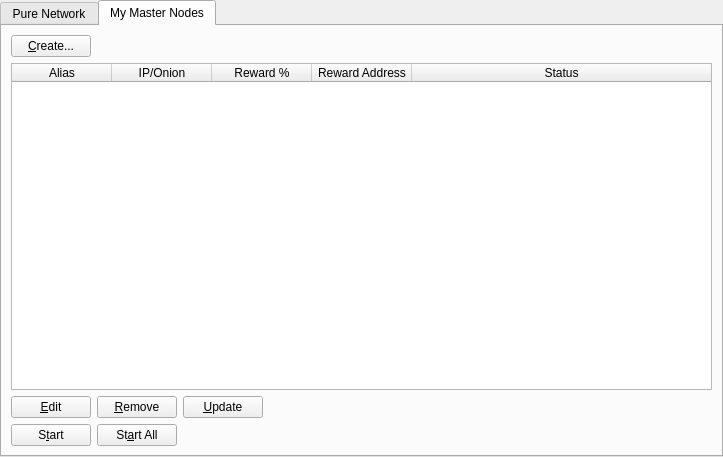
<?xml version="1.0" encoding="UTF-8"?>
<ui version="4.0">
 <class>MasternodeManager</class>
 <widget class="QWidget" name="MasternodeManager">
  <property name="geometry">
   <rect>
    <x>0</x>
    <y>0</y>
    <width>723</width>
    <height>457</height>
   </rect>
  </property>
  <property name="windowTitle">
   <string>Form</string>
  </property>
  <layout class="QVBoxLayout" name="topLayout">
   <property name="leftMargin">
    <number>0</number>
   </property>
   <property name="topMargin">
    <number>0</number>
   </property>
   <property name="rightMargin">
    <number>0</number>
   </property>
   <property name="bottomMargin">
    <number>0</number>
   </property>
   <item>
    <layout class="QVBoxLayout" name="verticalLayout">
     <property name="bottomMargin">
      <number>0</number>
     </property>
     <item>
      <widget class="QTabWidget" name="tabWidget">
       <property name="currentIndex">
        <number>1</number>
       </property>
       <widget class="QWidget" name="tab">
        <attribute name="title">
         <string>Pure Network</string>
        </attribute>
        <layout class="QGridLayout" name="gridLayout">
         <item row="1" column="0">
          <widget class="QTableWidget" name="tableWidgetMasternodes">
           <property name="editTriggers">
            <set>QAbstractItemView::NoEditTriggers</set>
           </property>
           <property name="alternatingRowColors">
            <bool>true</bool>
           </property>
           <property name="selectionBehavior">
            <enum>QAbstractItemView::SelectRows</enum>
           </property>
           <property name="sortingEnabled">
            <bool>true</bool>
           </property>
           <attribute name="horizontalHeaderStretchLastSection">
            <bool>true</bool>
           </attribute>
           <column>
            <property name="text">
             <string>Address</string>
            </property>
           </column>
           <column>
            <property name="text">
             <string>Protocol</string>
            </property>
           </column>
           <column>
            <property name="text">
             <string>Active</string>
            </property>
           </column>
           <column>
            <property name="text">
             <string>Active (secs)</string>
            </property>
           </column>
           <column>
            <property name="text">
             <string>Last Seen</string>
            </property>
           </column>
           <column>
            <property name="text">
             <string>Pubkey</string>
            </property>
           </column>
          </widget>
         </item>
         <item row="0" column="0">
          <layout class="QHBoxLayout" name="horizontalLayout_3">
           <property name="bottomMargin">
            <number>0</number>
           </property>
           <item>
            <widget class="QLabel" name="label_2">
             <property name="text">
              <string>Pure Node Count:</string>
             </property>
            </widget>
           </item>
           <item>
            <widget class="QLabel" name="countLabel">
             <property name="text">
              <string>0</string>
             </property>
            </widget>
           </item>
           <item>
            <spacer name="horizontalSpacer_3">
             <property name="orientation">
              <enum>Qt::Horizontal</enum>
             </property>
             <property name="sizeHint" stdset="0">
              <size>
               <width>40</width>
               <height>20</height>
              </size>
             </property>
            </spacer>
           </item>
          </layout>
         </item>
        </layout>
       </widget>
       <widget class="QWidget" name="tab_2">
        <attribute name="title">
         <string>My Master Nodes</string>
        </attribute>
        <layout class="QGridLayout" name="gridLayout_2">
         <item row="0" column="0">
          <layout class="QVBoxLayout" name="verticalLayout_2">
           <property name="bottomMargin">
            <number>0</number>
           </property>
           <item>
            <layout class="QHBoxLayout" name="horizontalLayout">
             <item>
              <widget class="QPushButton" name="createButton">
               <property name="text">
                <string>&amp;Create...</string>
               </property>
              </widget>
             </item>
             <item>
              <spacer name="horizontalSpacer">
               <property name="orientation">
                <enum>Qt::Horizontal</enum>
               </property>
               <property name="sizeHint" stdset="0">
                <size>
                 <width>40</width>
                 <height>20</height>
                </size>
               </property>
              </spacer>
             </item>
            </layout>
           </item>
           <item>
            <widget class="QTableWidget" name="tableWidget_2">
             <property name="minimumSize">
              <size>
               <width>695</width>
               <height>0</height>
              </size>
             </property>
             <property name="editTriggers">
              <set>QAbstractItemView::NoEditTriggers</set>
             </property>
             <property name="alternatingRowColors">
              <bool>true</bool>
             </property>
             <property name="selectionMode">
              <enum>QAbstractItemView::SingleSelection</enum>
             </property>
             <property name="selectionBehavior">
              <enum>QAbstractItemView::SelectRows</enum>
             </property>
             <attribute name="horizontalHeaderStretchLastSection">
              <bool>true</bool>
             </attribute>
             <column>
              <property name="text">
               <string>Alias</string>
              </property>
             </column>
             <column>
              <property name="text">
               <string>IP/Onion</string>
              </property>
             </column>
             <column>
              <property name="text">
               <string>Reward %</string>
              </property>
             </column>
             <column>
              <property name="text">
               <string>Reward Address</string>
              </property>
             </column>
             <column>
              <property name="text">
               <string>Status</string>
              </property>
             </column>
            </widget>
           </item>
           <item>
            <layout class="QHBoxLayout" name="horizontalLayout_2">
             <property name="bottomMargin">
              <number>0</number>
             </property>
             <item>
              <widget class="QPushButton" name="editButton">
               <property name="text">
                <string>&amp;Edit</string>
               </property>
              </widget>
             </item>
             <item>
              <widget class="QPushButton" name="removeButton">
               <property name="text">
                <string>&amp;Remove</string>
               </property>
              </widget>
             </item>
             <item>
              <widget class="QPushButton" name="UpdateButton">
               <property name="text">
                <string>&amp;Update</string>
               </property>
              </widget>
             </item>
             <item>
              <spacer name="horizontalSpacer_2">
               <property name="orientation">
                <enum>Qt::Horizontal</enum>
               </property>
               <property name="sizeHint" stdset="0">
                <size>
                 <width>40</width>
                 <height>20</height>
                </size>
               </property>
              </spacer>
             </item>
            </layout>
           </item>
           <item>
            <layout class="QHBoxLayout" name="horizontalLayout_4">
             <property name="bottomMargin">
              <number>0</number>
             </property>
            </layout>
           </item>
           <item>
            <layout class="QHBoxLayout" name="horizontalLayout_5">
             <property name="bottomMargin">
              <number>0</number>
             </property>
             <item>
              <widget class="QPushButton" name="startButton">
               <property name="text">
                <string>S&amp;tart</string>
               </property>
              </widget>
             </item>
             <item>
              <widget class="QPushButton" name="startAllButton">
               <property name="text">
                <string>St&amp;art All</string>
               </property>
              </widget>
             </item>
             <item>
              <spacer name="horizontalSpacer_5">
               <property name="orientation">
                <enum>Qt::Horizontal</enum>
               </property>
               <property name="sizeHint" stdset="0">
                <size>
                 <width>40</width>
                 <height>20</height>
                </size>
               </property>
              </spacer>
             </item>
            </layout>
           </item>
          </layout>
         </item>
        </layout>
       </widget>
      </widget>
     </item>
    </layout>
   </item>
  </layout>
 </widget>
 <resources/>
 <connections/>
</ui>
